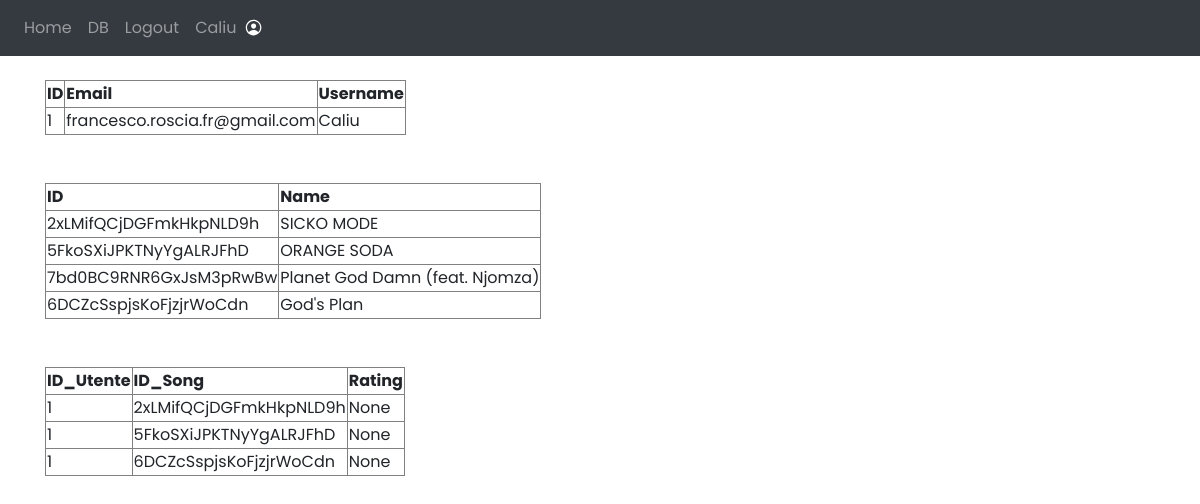
/provadb (signed in), run on an earlier commit of the app's database.
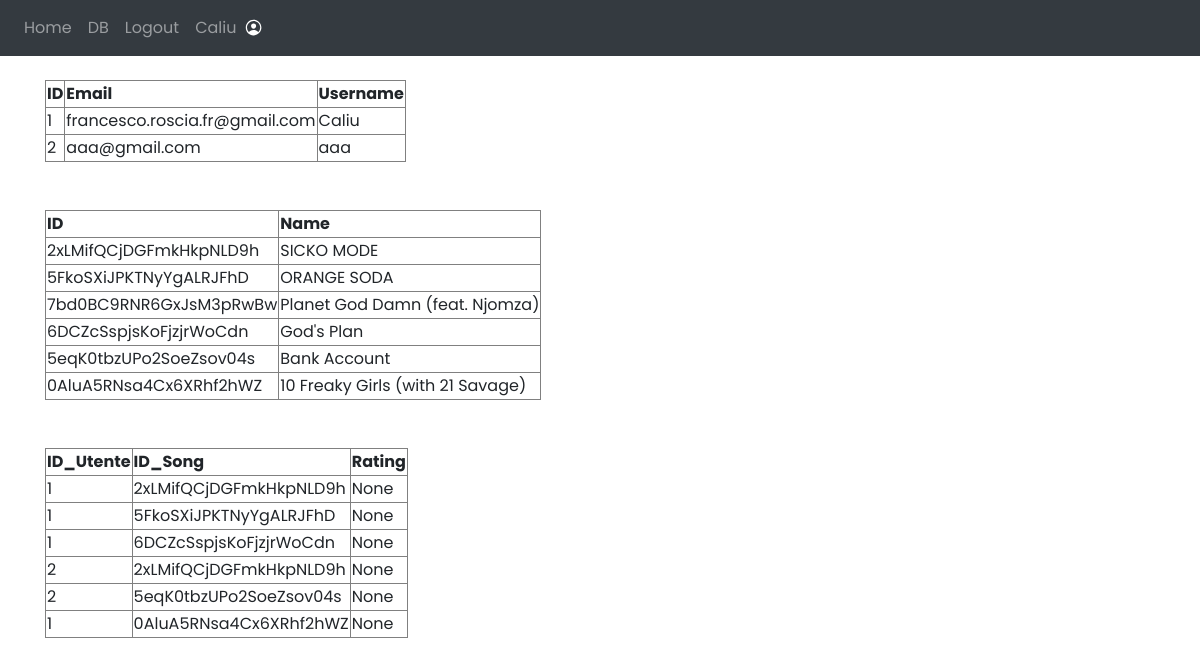
And on a later commit of the database.
### website/models.py (models this page shows)
class User(db.Model, UserMixin):
    id = db.Column(db.Integer, primary_key=True)
    email = db.Column(db.String(150), unique=True)
    password = db.Column(db.String(150))
    username = db.Column(db.String(150), unique=True)

class Song(db.Model):
    id = db.Column(db.String(150), primary_key=True)
    name = db.Column(db.String(150))

### tables this page shows
CREATE TABLE user_song_rating (
	user_id INTEGER NOT NULL, 
	song_id VARCHAR(150) NOT NULL, 
	rating INTEGER, 
	PRIMARY KEY (user_id, song_id), 
	FOREIGN KEY(user_id) REFERENCES user (id), 
	FOREIGN KEY(song_id) REFERENCES song (id)
);

### website/views.py (the view)
@views.route('/provadb', methods=['GET']) #serve per stampare tutti gli utenti
def provadb():
    users = User.query.all()
    songs = Song.query.all()
    user_song = db.session.query(user_song_rating)
    return render_template("provadb.html.j2", user=current_user, list_user=users, songs = songs, user_song = user_song)

### website/__init__.py (called while the page is built)
def create_app():
    app = Flask(__name__)
    app.config['SECRET_KEY'] = 'chiaveSegretaMaturita'
    app.config['SQLALCHEMY_DATABASE_URI'] = f'sqlite:///{DB_NAME}'
    db.init_app(app)
    from .views import views
    from .auth import auth
    app.register_blueprint(views, url_prefix='/')
    app.register_blueprint(auth, url_prefix='/')
    from .models import User
    with app.app_context():
        db.create_all()
    login_manager = LoginManager()
    login_manager.login_view = 'auth.login'
    login_manager.init_app(app)
    @login_manager.user_loader
    def load_user(id):
        return User.query.get(int(id))
    return app

### website/templates/provadb.html.j2 (shortened to what this page needs)
{% extends "base.html.j2" %}
{% block content %}
{% if user.username == "Caliu" %}
    <br>
    <table border="1px">
    <th>ID</th><th>Email</th><th>Username</th>
    {% for single_user in list_user %}
    <tr><td>{{single_user.id}}</td><td>{{single_user.email}}</td><td>{{single_user.username}}</td></tr>
    {% endfor %}
    </table>
    <br><br>
    <table border="1px">
    <th>ID</th><th>Name</th>
    {% for song in songs %}
    <tr><td>{{song.id}}</td><td>{{song.name}}</td></tr>
    {% endfor %}
    </table>
    <br><br>
    <table border="1px">
    <th>ID_Utente</th><th>ID_Song</th><th>Rating</th>
    {% for user_rate_song in user_song %}
    <tr><td>{{user_rate_song.user_id}}</td><td>{{user_rate_song.song_id}}</td><td>{{user_rate_song.rating}}</td></tr>
    {% endfor %}
    </table>
{% endif %}
{% endblock %}

### website/templates/base.html.j2 (shortened to what this page needs)
<!DOCTYPE html>
<html lang="en">
<head>
    <link
      rel="stylesheet"
      href="https://stackpath.bootstrapcdn.com/bootstrap/4.4.1/css/bootstrap.min.css"
    />
    <link
      rel="stylesheet"
      href="https://stackpath.bootstrapcdn.com/font-awesome/4.7.0/css/font-awesome.min.css"
    />
</head>
<body>
    <nav class="navbar navbar-expand-lg navbar-dark bg-dark">
        <div class="collapse navbar-collapse" id="navbar">
            <div class="navbar-nav" style="align-items:center">
                {% if user.is_authenticated %}
                <a class="nav-item nav-link" id="home" href="/">Home</a>
                    {% if user.username == "Caliu" %}
                    <a class="nav-item nav-link" id="db" href="/provadb">DB</a>
                    {% endif %}
                <a class="nav-item nav-link" id="logout" href="/logout">Logout</a>
                <span class="nav-item nav-link" id="username-display-item" href="">{{ user.username }}</span>
                <ion-icon name="person-circle-outline" id="username-display-icon"></ion-icon>
                {% else %}
                <a class="nav-item nav-link" id="login" href="/login">Login</a>
                <a class="nav-item nav-link" id="signUp" href="/signup">Sign Up</a>
                {% endif %}
            </div>
        </div>
    </nav>
    <div class="container">
        {% block content %}
        {% endblock %}
    </div>
</body>
</html>

### website/templates/base.html.j2 (style rules this page uses)
* { font-family: 'poppins',sans-serif; }
ion-icon { color: #fff; font-size: 1.2em; top: 33.5%; }

What changed in the data, as far as the page shows it:
added User: id "2", email "aaa@gmail.com", username "aaa"
added Song: id "5eqK0tbzUPo2SoeZsov04s", name "Bank Account"
added Song: id "0AluA5RNsa4Cx6XRhf2hWZ", name "10 Freaky Girls (with 21 Savage)"
added user_song_rating: user_id "2", song_id "2xLMifQCjDGFmkHkpNLD9h", rating "None"
added user_song_rating: user_id "2", song_id "5eqK0tbzUPo2SoeZsov04s", rating "None"
added user_song_rating: user_id "1", song_id "0AluA5RNsa4Cx6XRhf2hWZ", rating "None"
